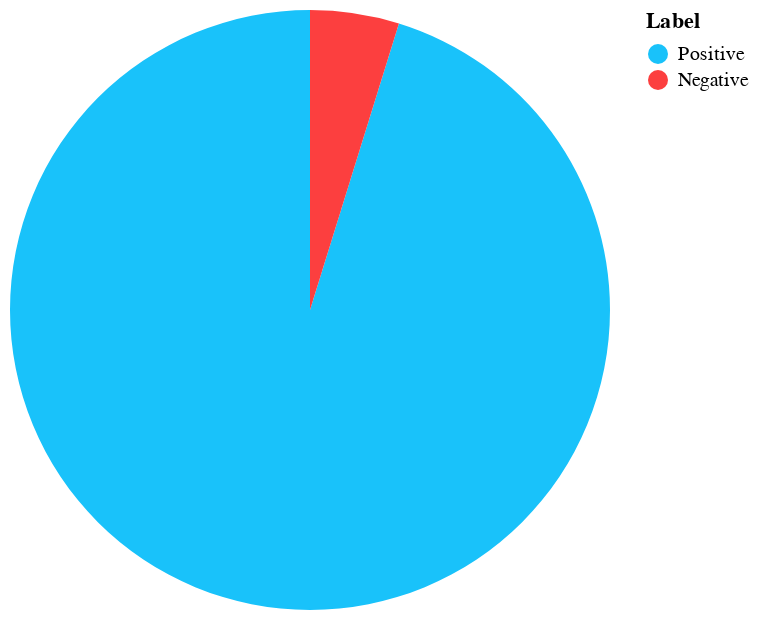

This figure's notebook cell:
### Code cell
label_count = senti_df['label'].value_counts()
poss = label_count.get('POSITIVE')
negs = label_count.get('NEGATIVE')

pie = pie_chart(poss, negs)
pie.interactive()

### Figure 1 — Vega-Lite specification as saved in the notebook (floating-point values rounded to 4 significant figures)
{"config": {"view": {"continuousWidth": 300, "continuousHeight": 300}}, "data": {"name": "data-065f1b222fa4b187c65a3caa55ccf38d"}, "mark": {"type": "arc"}, "encoding": {"color": {"field": "Label", "scale": {"domain": ["Positive", "Negative"], "range": ["#19c2fa", "#fc3f3f"]}, "type": "nominal"}, "theta": {"field": "Count", "type": "quantitative"}, "tooltip": [{"field": "Label", "type": "nominal"}, {"field": "Count", "type": "quantitative"}, {"field": "Percentage", "type": "nominal"}]}, "params": [{"name": "param_1", "select": {"type": "interval", "encodings": ["x", "y"]}, "bind": "scales"}], "$schema": "https://vega.github.io/schema/vega-lite/v5.16.3.json", "datasets": {"data-065f1b222fa4b187c65a3caa55ccf38d": [{"Label": "Positive", "Count": 974, "Percentage": "95.21016617790812%"}, {"Label": "Negative", "Count": 49, "Percentage": "4.789833822091887%"}]}}
